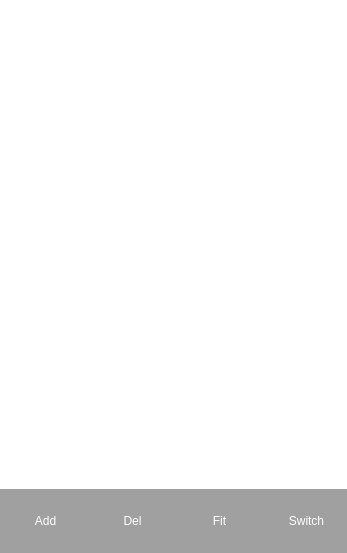
<?xml version="1.0" encoding="UTF-8"?>
<ui version="4.0">
 <class>KMFittingWidget</class>
 <widget class="QFrame" name="KMFittingWidget">
  <property name="geometry">
   <rect>
    <x>0</x>
    <y>0</y>
    <width>347</width>
    <height>553</height>
   </rect>
  </property>
  <property name="windowTitle">
   <string>Frame</string>
  </property>
  <property name="styleSheet">
   <string notr="true">QFrame#KMFittingWidget{
	background-color: rgb(255, 255, 255);
}</string>
  </property>
  <property name="frameShape">
   <enum>QFrame::NoFrame</enum>
  </property>
  <property name="frameShadow">
   <enum>QFrame::Raised</enum>
  </property>
  <layout class="QHBoxLayout" name="horizontalLayout">
   <property name="spacing">
    <number>0</number>
   </property>
   <property name="leftMargin">
    <number>0</number>
   </property>
   <property name="topMargin">
    <number>0</number>
   </property>
   <property name="rightMargin">
    <number>0</number>
   </property>
   <property name="bottomMargin">
    <number>0</number>
   </property>
   <item>
    <widget class="QStackedWidget" name="stackedWidget">
     <widget class="QWidget" name="pageFitting">
      <layout class="QVBoxLayout" name="verticalLayout">
       <property name="spacing">
        <number>0</number>
       </property>
       <property name="leftMargin">
        <number>0</number>
       </property>
       <property name="topMargin">
        <number>0</number>
       </property>
       <property name="rightMargin">
        <number>0</number>
       </property>
       <property name="bottomMargin">
        <number>0</number>
       </property>
       <item>
        <widget class="QStackedWidget" name="stackedWidgetFitting">
         <widget class="QWidget" name="pageMain">
          <layout class="QVBoxLayout" name="verticalLayout_2" stretch="1,0">
           <property name="spacing">
            <number>0</number>
           </property>
           <property name="leftMargin">
            <number>0</number>
           </property>
           <property name="topMargin">
            <number>0</number>
           </property>
           <property name="rightMargin">
            <number>0</number>
           </property>
           <property name="bottomMargin">
            <number>0</number>
           </property>
           <item>
            <widget class="QFrame" name="frameTable_m">
             <property name="frameShape">
              <enum>QFrame::NoFrame</enum>
             </property>
             <property name="frameShadow">
              <enum>QFrame::Raised</enum>
             </property>
            </widget>
           </item>
           <item>
            <widget class="QFrame" name="frameBtnBox_m">
             <property name="minimumSize">
              <size>
               <width>256</width>
               <height>64</height>
              </size>
             </property>
             <property name="styleSheet">
              <string notr="true">QFrame#frameBtnBox_m {
	background-color: rgb(160, 160, 160);
}

QToolButton {
	color:white;
	font: 9pt &quot;微软雅黑&quot;;
}</string>
             </property>
             <property name="frameShape">
              <enum>QFrame::NoFrame</enum>
             </property>
             <property name="frameShadow">
              <enum>QFrame::Raised</enum>
             </property>
             <layout class="QHBoxLayout" name="horizontalLayout_2">
              <property name="spacing">
               <number>0</number>
              </property>
              <property name="leftMargin">
               <number>0</number>
              </property>
              <property name="topMargin">
               <number>0</number>
              </property>
              <property name="rightMargin">
               <number>0</number>
              </property>
              <property name="bottomMargin">
               <number>0</number>
              </property>
              <item>
               <widget class="QToolButton" name="toolButtonAdd">
                <property name="sizePolicy">
                 <sizepolicy hsizetype="Fixed" vsizetype="Fixed">
                  <horstretch>0</horstretch>
                  <verstretch>0</verstretch>
                 </sizepolicy>
                </property>
                <property name="minimumSize">
                 <size>
                  <width>91</width>
                  <height>0</height>
                 </size>
                </property>
                <property name="text">
                 <string>Add</string>
                </property>
                <property name="icon">
                 <iconset>
                  <normaloff>:/kitmethod_icons/plus.png</normaloff>:/kitmethod_icons/plus.png</iconset>
                </property>
                <property name="iconSize">
                 <size>
                  <width>64</width>
                  <height>64</height>
                 </size>
                </property>
                <property name="toolButtonStyle">
                 <enum>Qt::ToolButtonTextUnderIcon</enum>
                </property>
                <property name="autoRaise">
                 <bool>true</bool>
                </property>
               </widget>
              </item>
              <item>
               <widget class="QToolButton" name="toolButtonRemove">
                <property name="minimumSize">
                 <size>
                  <width>91</width>
                  <height>0</height>
                 </size>
                </property>
                <property name="text">
                 <string>Del</string>
                </property>
                <property name="icon">
                 <iconset>
                  <normaloff>:/kitmethod_icons/remove.png</normaloff>:/kitmethod_icons/remove.png</iconset>
                </property>
                <property name="iconSize">
                 <size>
                  <width>64</width>
                  <height>64</height>
                 </size>
                </property>
                <property name="toolButtonStyle">
                 <enum>Qt::ToolButtonTextUnderIcon</enum>
                </property>
                <property name="autoRaise">
                 <bool>true</bool>
                </property>
               </widget>
              </item>
              <item>
               <widget class="QToolButton" name="toolButtonFit">
                <property name="minimumSize">
                 <size>
                  <width>91</width>
                  <height>0</height>
                 </size>
                </property>
                <property name="text">
                 <string>Fit</string>
                </property>
                <property name="icon">
                 <iconset>
                  <normaloff>:/kitmethod_icons/fit.png</normaloff>:/kitmethod_icons/fit.png</iconset>
                </property>
                <property name="iconSize">
                 <size>
                  <width>64</width>
                  <height>64</height>
                 </size>
                </property>
                <property name="toolButtonStyle">
                 <enum>Qt::ToolButtonTextUnderIcon</enum>
                </property>
                <property name="autoRaise">
                 <bool>true</bool>
                </property>
               </widget>
              </item>
              <item>
               <widget class="QToolButton" name="toolButtonSwitch">
                <property name="minimumSize">
                 <size>
                  <width>91</width>
                  <height>0</height>
                 </size>
                </property>
                <property name="text">
                 <string>Switch</string>
                </property>
                <property name="icon">
                 <iconset>
                  <normaloff>:/kitmethod_icons/change.png</normaloff>:/kitmethod_icons/change.png</iconset>
                </property>
                <property name="iconSize">
                 <size>
                  <width>64</width>
                  <height>64</height>
                 </size>
                </property>
                <property name="toolButtonStyle">
                 <enum>Qt::ToolButtonTextUnderIcon</enum>
                </property>
                <property name="autoRaise">
                 <bool>true</bool>
                </property>
               </widget>
              </item>
             </layout>
            </widget>
           </item>
          </layout>
         </widget>
         <widget class="QWidget" name="pageAdd">
          <layout class="QVBoxLayout" name="verticalLayout_3" stretch="0,1,0">
           <property name="spacing">
            <number>0</number>
           </property>
           <property name="leftMargin">
            <number>0</number>
           </property>
           <property name="topMargin">
            <number>0</number>
           </property>
           <property name="rightMargin">
            <number>0</number>
           </property>
           <property name="bottomMargin">
            <number>0</number>
           </property>
           <item>
            <widget class="QFrame" name="frameHeader">
             <property name="styleSheet">
              <string notr="true">QFrame#frameHeader{
	background-color: rgb(160, 160, 160);
}

QLabel{
	font: 12pt &quot;微软雅黑&quot;;
	color:white;
	background: transparent;
}

QSpinBox, QDoubleSpinBox, QDateTimeEdit {
	border: 1px solid white;
	font: 12pt &quot;微软雅黑&quot;;
	color:white;
	background: transparent;
}

QSpinBox::up-button, QDoubleSpinBox::up-button, QDateTimeEdit::up-button {
	subcontrol-origin:border;
	subcontrol-position:right;
	padding-left: 10px;
	image: url(:/protein_icons/arrow_right.png);
	width: 24px;height: 28px; right:5px;
}
QSpinBox::down-button, QDoubleSpinBox::down-button, QDateTimeEdit::down-button {
	subcontrol-origin:border;
	subcontrol-position:left;
	padding-right: 10px;
	image: url(:/protein_icons/arrow_left.png);
	width: 24px;height: 28px; left:5px;
}
QSpinBox::up-button:pressed, QDoubleSpinBox::up-button:pressed, QDateTimeEdit::up-button:pressed {
	subcontrol-origin:border;
	subcontrol-position:right;
	image: url(:/protein_icons/arrow_right.png);
	width: 23px;height: 27px;
}
QSpinBox::down-button:pressed, QDoubleSpinBox::down-button:pressed, QDateTimeEdit::down-button:pressed {
	subcontrol-position:left;
	image: url(:/protein_icons/arrow_left.png);
	width: 23px;height: 27px;
}
QSpinBox::disabled, QDoubleSpinBox::disabled, QDateTimeEdit::disabled {
	color:darkgray;
}
</string>
             </property>
             <property name="frameShape">
              <enum>QFrame::NoFrame</enum>
             </property>
             <property name="frameShadow">
              <enum>QFrame::Raised</enum>
             </property>
             <layout class="QVBoxLayout" name="verticalLayout_4" stretch="0,0">
              <property name="spacing">
               <number>6</number>
              </property>
              <property name="leftMargin">
               <number>9</number>
              </property>
              <property name="topMargin">
               <number>9</number>
              </property>
              <property name="rightMargin">
               <number>9</number>
              </property>
              <property name="bottomMargin">
               <number>9</number>
              </property>
              <item>
               <widget class="QLabel" name="labelConcentration">
                <property name="minimumSize">
                 <size>
                  <width>0</width>
                  <height>48</height>
                 </size>
                </property>
                <property name="text">
                 <string>Sample Concentration:</string>
                </property>
               </widget>
              </item>
              <item>
               <widget class="QDoubleSpinBox" name="doubleSpinBoxConcentration">
                <property name="minimumSize">
                 <size>
                  <width>0</width>
                  <height>48</height>
                 </size>
                </property>
                <property name="alignment">
                 <set>Qt::AlignCenter</set>
                </property>
                <property name="suffix">
                 <string> mg/ml</string>
                </property>
               </widget>
              </item>
             </layout>
            </widget>
           </item>
           <item>
            <widget class="QFrame" name="frameKeyboard">
             <property name="frameShape">
              <enum>QFrame::NoFrame</enum>
             </property>
             <property name="frameShadow">
              <enum>QFrame::Raised</enum>
             </property>
            </widget>
           </item>
           <item>
            <widget class="QFrame" name="frameBtnBox_a">
             <property name="minimumSize">
              <size>
               <width>0</width>
               <height>55</height>
              </size>
             </property>
             <property name="styleSheet">
              <string notr="true">QFrame#frameBtnBox_a{
	background-color: rgb(160,160,160);
}

QToolButton {
	color:white;
	font: 18pt &quot;微软雅黑&quot;;
}</string>
             </property>
             <property name="frameShape">
              <enum>QFrame::NoFrame</enum>
             </property>
             <property name="frameShadow">
              <enum>QFrame::Raised</enum>
             </property>
             <layout class="QHBoxLayout" name="horizontalLayout_3">
              <property name="spacing">
               <number>0</number>
              </property>
              <property name="leftMargin">
               <number>0</number>
              </property>
              <property name="topMargin">
               <number>0</number>
              </property>
              <property name="rightMargin">
               <number>0</number>
              </property>
              <property name="bottomMargin">
               <number>0</number>
              </property>
              <item>
               <widget class="QToolButton" name="toolButtonCancel_a">
                <property name="sizePolicy">
                 <sizepolicy hsizetype="Preferred" vsizetype="Preferred">
                  <horstretch>0</horstretch>
                  <verstretch>0</verstretch>
                 </sizepolicy>
                </property>
                <property name="text">
                 <string>Cancel</string>
                </property>
                <property name="autoRaise">
                 <bool>true</bool>
                </property>
               </widget>
              </item>
              <item>
               <widget class="QToolButton" name="toolButtonOk_a">
                <property name="sizePolicy">
                 <sizepolicy hsizetype="Preferred" vsizetype="Preferred">
                  <horstretch>0</horstretch>
                  <verstretch>0</verstretch>
                 </sizepolicy>
                </property>
                <property name="text">
                 <string>Ok</string>
                </property>
                <property name="autoRaise">
                 <bool>true</bool>
                </property>
               </widget>
              </item>
             </layout>
            </widget>
           </item>
          </layout>
         </widget>
         <widget class="QWidget" name="pageRemove">
          <layout class="QVBoxLayout" name="verticalLayout_5" stretch="0,1,0">
           <property name="spacing">
            <number>0</number>
           </property>
           <property name="leftMargin">
            <number>0</number>
           </property>
           <property name="topMargin">
            <number>0</number>
           </property>
           <property name="rightMargin">
            <number>0</number>
           </property>
           <property name="bottomMargin">
            <number>0</number>
           </property>
           <item>
            <widget class="QRadioButton" name="radioButtonCheckAll">
             <property name="minimumSize">
              <size>
               <width>0</width>
               <height>48</height>
              </size>
             </property>
             <property name="styleSheet">
              <string notr="true">QRadioButton{
	color: Blue;
	font: 18pt &quot;微软雅黑&quot;;
	background-color: rgb(160, 160, 160);
}</string>
             </property>
             <property name="text">
              <string>Check All</string>
             </property>
            </widget>
           </item>
           <item>
            <widget class="QFrame" name="frameTable_r">
             <property name="frameShape">
              <enum>QFrame::StyledPanel</enum>
             </property>
             <property name="frameShadow">
              <enum>QFrame::Raised</enum>
             </property>
            </widget>
           </item>
           <item>
            <widget class="QFrame" name="frameBtnBox_r">
             <property name="minimumSize">
              <size>
               <width>0</width>
               <height>55</height>
              </size>
             </property>
             <property name="styleSheet">
              <string notr="true">QFrame#frameBtnBox_r{
	background-color: rgb(160,160,160);
}

QToolButton {
	color:white;
	font: 18pt &quot;微软雅黑&quot;;
}</string>
             </property>
             <property name="frameShape">
              <enum>QFrame::NoFrame</enum>
             </property>
             <property name="frameShadow">
              <enum>QFrame::Raised</enum>
             </property>
             <layout class="QHBoxLayout" name="horizontalLayout_4">
              <property name="spacing">
               <number>0</number>
              </property>
              <property name="leftMargin">
               <number>0</number>
              </property>
              <property name="topMargin">
               <number>0</number>
              </property>
              <property name="rightMargin">
               <number>0</number>
              </property>
              <property name="bottomMargin">
               <number>0</number>
              </property>
              <item>
               <widget class="QToolButton" name="toolButtonCancel_r">
                <property name="sizePolicy">
                 <sizepolicy hsizetype="Preferred" vsizetype="Preferred">
                  <horstretch>0</horstretch>
                  <verstretch>0</verstretch>
                 </sizepolicy>
                </property>
                <property name="text">
                 <string>Cancel</string>
                </property>
                <property name="autoRaise">
                 <bool>true</bool>
                </property>
               </widget>
              </item>
              <item>
               <widget class="QToolButton" name="toolButtonOk_r">
                <property name="sizePolicy">
                 <sizepolicy hsizetype="Preferred" vsizetype="Preferred">
                  <horstretch>0</horstretch>
                  <verstretch>0</verstretch>
                 </sizepolicy>
                </property>
                <property name="text">
                 <string>Ok</string>
                </property>
                <property name="autoRaise">
                 <bool>true</bool>
                </property>
               </widget>
              </item>
             </layout>
            </widget>
           </item>
          </layout>
         </widget>
        </widget>
       </item>
      </layout>
     </widget>
     <widget class="QWidget" name="pageMeasure">
      <layout class="QVBoxLayout" name="verticalLayout_6" stretch="1,0">
       <property name="spacing">
        <number>0</number>
       </property>
       <property name="leftMargin">
        <number>0</number>
       </property>
       <property name="topMargin">
        <number>0</number>
       </property>
       <property name="rightMargin">
        <number>0</number>
       </property>
       <property name="bottomMargin">
        <number>0</number>
       </property>
       <item>
        <widget class="QFrame" name="frameTableMeasure">
         <property name="frameShape">
          <enum>QFrame::NoFrame</enum>
         </property>
         <property name="frameShadow">
          <enum>QFrame::Raised</enum>
         </property>
        </widget>
       </item>
       <item>
        <widget class="QFrame" name="frameBtnBoxMeasure">
         <property name="minimumSize">
          <size>
           <width>0</width>
           <height>55</height>
          </size>
         </property>
         <property name="styleSheet">
          <string notr="true">QFrame#frameBtnBoxMeasure{
	background-color: rgb(160,160,160);
}

QToolButton {
	color:white;
	font: 18pt &quot;微软雅黑&quot;;
}</string>
         </property>
         <property name="frameShape">
          <enum>QFrame::NoFrame</enum>
         </property>
         <property name="frameShadow">
          <enum>QFrame::Raised</enum>
         </property>
         <layout class="QHBoxLayout" name="horizontalLayout_5">
          <property name="spacing">
           <number>0</number>
          </property>
          <property name="leftMargin">
           <number>0</number>
          </property>
          <property name="topMargin">
           <number>0</number>
          </property>
          <property name="rightMargin">
           <number>0</number>
          </property>
          <property name="bottomMargin">
           <number>0</number>
          </property>
          <item>
           <widget class="QToolButton" name="toolButtonBack">
            <property name="sizePolicy">
             <sizepolicy hsizetype="Preferred" vsizetype="Preferred">
              <horstretch>0</horstretch>
              <verstretch>0</verstretch>
             </sizepolicy>
            </property>
            <property name="text">
             <string>Back</string>
            </property>
            <property name="autoRaise">
             <bool>true</bool>
            </property>
           </widget>
          </item>
          <item>
           <widget class="QToolButton" name="toolButtonClear">
            <property name="sizePolicy">
             <sizepolicy hsizetype="Preferred" vsizetype="Preferred">
              <horstretch>0</horstretch>
              <verstretch>0</verstretch>
             </sizepolicy>
            </property>
            <property name="text">
             <string>Clear</string>
            </property>
            <property name="autoRaise">
             <bool>true</bool>
            </property>
           </widget>
          </item>
         </layout>
        </widget>
       </item>
      </layout>
     </widget>
    </widget>
   </item>
  </layout>
 </widget>
 <resources>
  <include location="kitmethodwindow.qrc"/>
 </resources>
 <connections/>
</ui>
